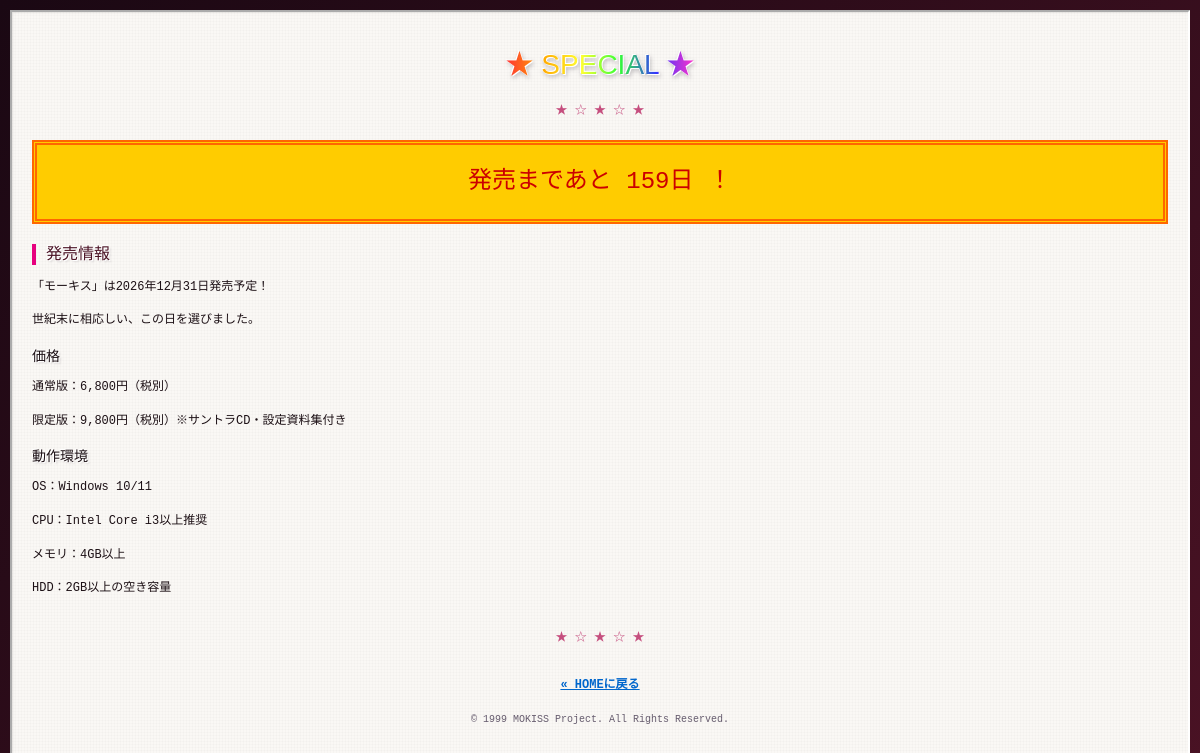
Page /special.php on the committed database.
### tables this page shows
CREATE TABLE IF NOT EXISTS special (
    id INT AUTO_INCREMENT PRIMARY KEY,
    release_date DATE COMMENT '発売予定日（カウントダウン用）',
    content LONGTEXT COMMENT '発売情報テキスト',
    updated_at DATETIME DEFAULT CURRENT_TIMESTAMP ON UPDATE CURRENT_TIMESTAMP
);

### includes/db.php (called while the page is built, shortened)
<?php
class Database {
    private static $instance = null;
    private $connection;
    private function __construct() {
        try {
            $dsn = "mysql:host=" . DB_HOST . ";dbname=" . DB_NAME . ";charset=" . DB_CHARSET;
            $options = [
                PDO::ATTR_ERRMODE => PDO::ERRMODE_EXCEPTION,
                PDO::ATTR_DEFAULT_FETCH_MODE => PDO::FETCH_ASSOC,
                PDO::ATTR_EMULATE_PREPARES => false,
            ];
            $this->connection = new PDO($dsn, DB_USER, DB_PASS, $options);
        } catch (PDOException $e) {
            die('データベース接続エラー: ' . $e->getMessage());
        }
    }
    public static function getInstance() {
        if (self::$instance === null) {
            self::$instance = new self();
        }
        return self::$instance;
    }
    public function queryOne($sql, $params = []) {
        try {
            $stmt = $this->connection->prepare($sql);
            $stmt->execute($params);
            return $stmt->fetch();
        } catch (PDOException $e) {
            error_log('Query Error: ' . $e->getMessage());
            return false;
        }
    }
}

### includes/functions.php (called while the page is built, shortened)
<?php
function h($str) {
    return htmlspecialchars($str, ENT_QUOTES, 'UTF-8');
}
function getSpecialInfo() {
    $db = Database::getInstance();
    $sql = "SELECT * FROM special WHERE id = 1";
    return $db->queryOne($sql);
}
function getCountdown($releaseDate) {
    $now = new DateTime();
    $release = new DateTime($releaseDate);
    $diff = $now->diff($release);
    return $diff->days . '日';
}
    ?>

### special.php (the view, shortened to what this page needs)
<?php
require_once __DIR__ . '/includes/db.php';
require_once __DIR__ . '/includes/functions.php';
$special = getSpecialInfo();
$countdown = $special && $special['release_date'] ? getCountdown($special['release_date']) : null;
?>
<!DOCTYPE HTML PUBLIC "-//W3C//DTD HTML 4.01 Transitional//EN" "http://www.w3.org/TR/html4/loose.dtd">
<html lang="ja">
<head>
    <link rel="stylesheet" href="css/retro.css">
</head>
<body>
<div class="content">
    <center>
        <h1 style="font-size: 28px;">
            <span class="rainbow-text">★ SPECIAL ★</span>
        </h1>
        <div class="separator" style="margin: 20px 0;">
            ★ ☆ ★ ☆ ★
        </div>
    </center>
    <?php if ($countdown && $countdown !== '発売済み'): ?>
        <div class="countdown-box">
            発売まであと <?php echo h($countdown); ?> ！
        </div>
    <?php elseif ($countdown === '発売済み'): ?>
        <div style="background: #66cc66; color: #ffffff; font-size: 20px; font-weight: bold; text-align: center; padding: 20px; border: 5px double #339933; margin: 20px 0;">
            ★ 発売中 ★
        </div>
    <?php endif; ?>
    <?php if ($special): ?>
        <div style="line-height: 1.8;">
            <?php echo $special['content']; ?>
        </div>
    <?php else: ?>
        <p style="color: #999; padding: 40px; text-align: center;">
            現在準備中です。しばらくお待ちください。
        </p>
    <?php endif; ?>
    <div class="separator" style="margin: 30px 0;">
        ★ ☆ ★ ☆ ★
    </div>
    <center>
        <p style="margin: 20px 0;">
            <a href="home.php" style="color: #0066cc; font-weight: bold;">« HOMEに戻る</a>
        </p>
    </center>
    <div class="notice">
        <p>&copy; 1999 MOKISS Project. All Rights Reserved.</p>
    </div>
</div>
</body>
</html>

### css/retro.css (style rules this page uses)
body { font-family: "MS Pゴシック", "MS PGothic", "MS ゴシック", "MS Gothic", "Osaka-mono", "Osaka", monospace; background: #1a0813; background: linear-gradient(135deg, #1a0813 0%, #4a1224 100%); background-attachment: fixed; color: #1c1015; margin: 0; padding: 0; font-size: 12px; line-height: 1.4; -webkit-font-smoothing: none; -moz-osx-font-smoothing: none; font-smooth: never; text-rendering: optimizeSpeed; }
a:link { color: #1a3066; text-decoration: underline; font-weight: normal; }
h1, h2, h3 { font-family: "MS Pゴシック", "MS PGothic", "MS ゴシック", "MS Gothic", "Osaka-mono", "Osaka", sans-serif; margin: 15px 0 10px; font-weight: normal; line-height: 1.3; text-shadow: 1px 1px 0px #ffffff, -1px -1px 0px #ffffff, 2px 2px 2px rgba(44, 34, 53, 0.15); }
h1 { font-size: 20px; color: #e6007e; }
h2 { font-size: 16px; color: #4a1224; border-left: 4px solid #e6007e; padding-left: 10px; }
h3 { font-size: 14px; color: #1c1015; }
.content { background-color: #faf8f5; background-image: linear-gradient(rgba(28, 16, 21, 0.015) 1px, transparent 1px), linear-gradient(90deg, rgba(28, 16, 21, 0.015) 1px, transparent 1px); background-size: 3px 3px; color: #1c1015; padding: 20px; margin: 10px; border: 2px inset #ffffff; box-shadow: inset 1px 1px 2px rgba(0,0,0,0.08); font-size: 12px; line-height: 1.4; }
.content h1 { color: #e6007e; }
.content h2 { color: #4a1224; }
.content a:link { color: #1a3066; }
.separator { text-align: center; margin: 20px 0; color: #c54e7e; }
.countdown-box { background: #ffcc00; color: #cc0000; font-size: 24px; font-weight: normal; text-align: center; padding: 20px; border: 5px double #ff6600; margin: 20px 0; }
.notice { font-size: 10px; font-family: "MS Pゴシック", "MS PGothic", "MS ゴシック", "MS Gothic", "Osaka-mono", "Osaka", monospace; color: #665c6e; text-align: center; margin: 20px auto; line-height: 1.3; text-align: center; width: 100%; }
.rainbow-text { background: linear-gradient(to right, #ff3333 0%, #ffaa00 20%, #ffff33 40%, #33ff33 60%, #3333ff 80%, #ff33cc 100%); -webkit-background-clip: text; -webkit-text-fill-color: transparent; background-clip: text; color: transparent; display: inline-block; font-weight: normal; text-shadow: none !important; filter: drop-shadow(1px 1px 0px #ffffff) drop-shadow(-1px -1px 0px #ffffff) drop-shadow(1px 2px 2px rgba(44, 34, 53, 0.25)); }

### rows in the picture
special: release_date "159日", content "発売情報 「モーキス」は2026年12月31日発売予定！ 世紀末に相応しい、この日を選びました。 価格 通常版：6,800円（税別） 限定版：9,800円（税別）※サントラCD・設定資料集付き 動作環境 OS：Windows 10/11 CPU：Intel Core i3以上推奨 メモリ：4GB以上 HDD：2GB以上の空き容量"
